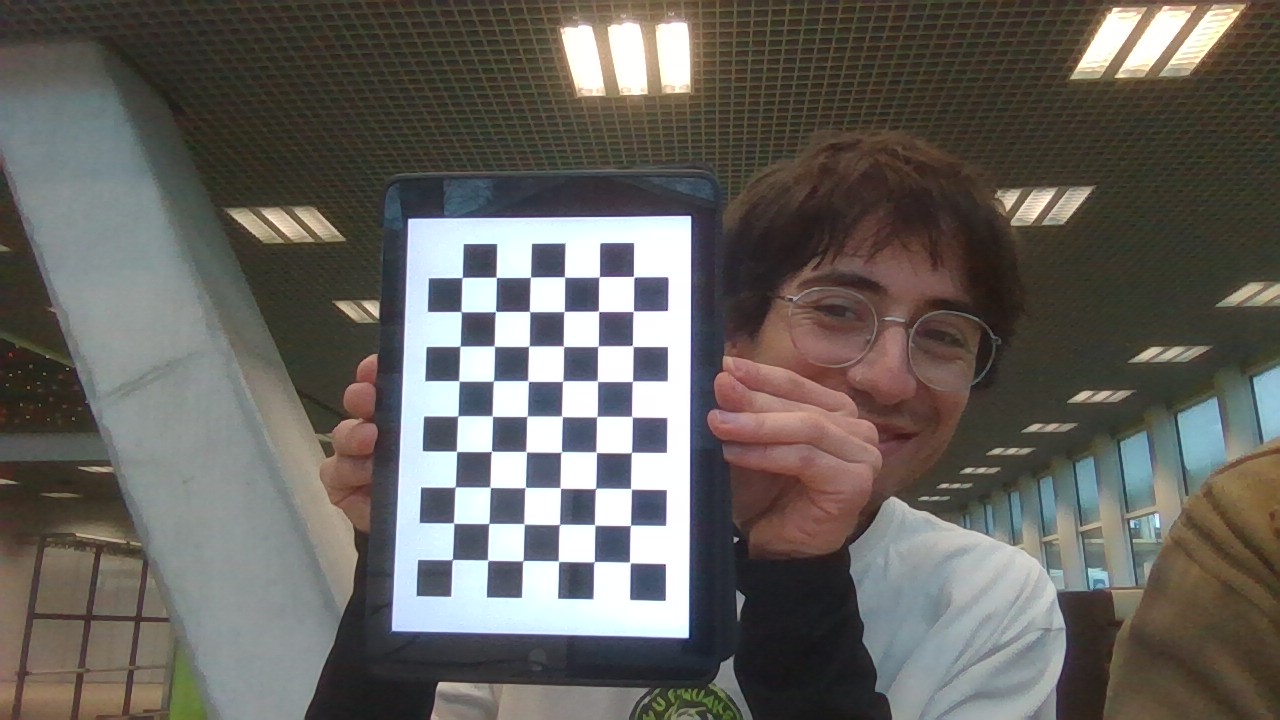
#> input picture images/WIN_20260211_15_52_57_Pro.jpg, 1280 x 720 px; its folder holds 5 pictures in this run
$ python corners.py
#> lines starting #> are read from the running program, lines starting #| are printed output that depends on the picture; after the words box and inside, x2 and y2 are one past the last pixel; in counts of white or black regions, pixels touching at a corner belong together
#length is 1.7cm
#9x6 is internal corners
import numpy as np
import cv2 as cv
import glob

# [72 lines left out: functions get_four_corners_manually, interpolate_chessboard_corners, interpolate_chessboard_corners_new, not called in this run]

def run_calibration(_objpoints, _imgpoints):
    """
    Solves for K, dist, R, t using the provided images.
    """

    # Flags:
    # CALIB_FIX_ASPECT_RATIO for fx != fy and CALIB_FIX_PRINCIPAL_POINT to enforce center
    ret, mtx, dist, rvecs, tvecs = cv.calibrateCamera(
        _objpoints,
        _imgpoints,
        gray.shape[::-1], # Image Size (width, height)
        None,
        None,
        flags=0 # Ensure fx != fy AND camera center to be estimated
    )

    return ret, mtx, dist, rvecs, tvecs

# 3D World Points (X_world) #
# define the board coordinates in the 3D world with z=0
# i.e., the points are (0,0,0), (1.7,0,0), (3.4,0,0), etc.
square_size = 0.017 # 1.7 cm in meters
objp = np.zeros((6*9,3), np.float32)
objp[:,:2] = np.mgrid[0:9,0:6].T.reshape(-1,2)
objp *= square_size

# Arrays to store object points and image points from all the images for runs 1-3.
auto_objpoints = [] # 3D points for auto-detected images
auto_imgpoints = [] # 2D points for auto-detected images
manual_objpoints = [] # 3D points for manually clicked images
manual_imgpoints = [] # 2D points for manually clicked images

images = glob.glob('images/*.jpg')
# termination criteria
criteria = (cv.TERM_CRITERIA_EPS + cv.TERM_CRITERIA_MAX_ITER, 30, 0.001)

for fname in images:
    img = cv.imread(fname)
#> img is the input picture: shape (720, 1280, 3); mean B, G, R 94.6, 99.3, 102.4
    gray = cv.cvtColor(img, cv.COLOR_BGR2GRAY)
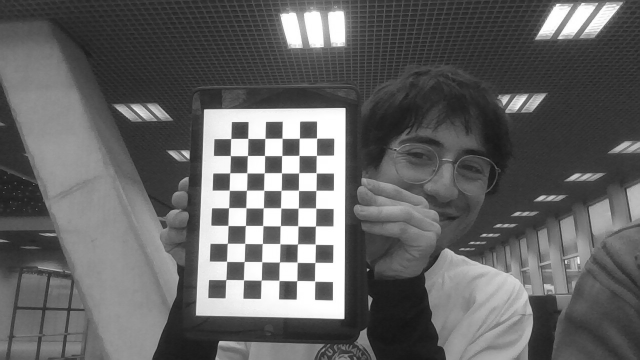
#> gray: shape (720, 1280) (shown at 1/2 size); min 12, max 255, mean 99.7

    # Find the chess board corners
    ret, corners = cv.findChessboardCorners(gray, (9,6), None)
#> ret = True; corners = 54 rows, first 8: [452.3, 559.6], [453.4, 522.7], [455.2, 486.8], [456.5, 451.4], [457.9, 415.8], [459, 380.9], [459.9, 346.1], [461.1, 311.4]

    # If found, add object points, image points (after refining them)
    if ret == True:
        auto_objpoints.append(objp)
        corners2 = cv.cornerSubPix(gray,corners, (11,11), (-1,-1), criteria)
#> corners2 = 54 rows, first 8: [452.2, 559.6], [453.6, 523.1], [455.2, 487.1], [456.5, 451.3], [457.7, 415.9], [458.9, 380.8], [460, 346.2], [461.2, 311.6]
        auto_imgpoints.append(corners2)

        # Draw and display the corners
        cv.drawChessboardCorners(img, (9,6), corners2, ret)
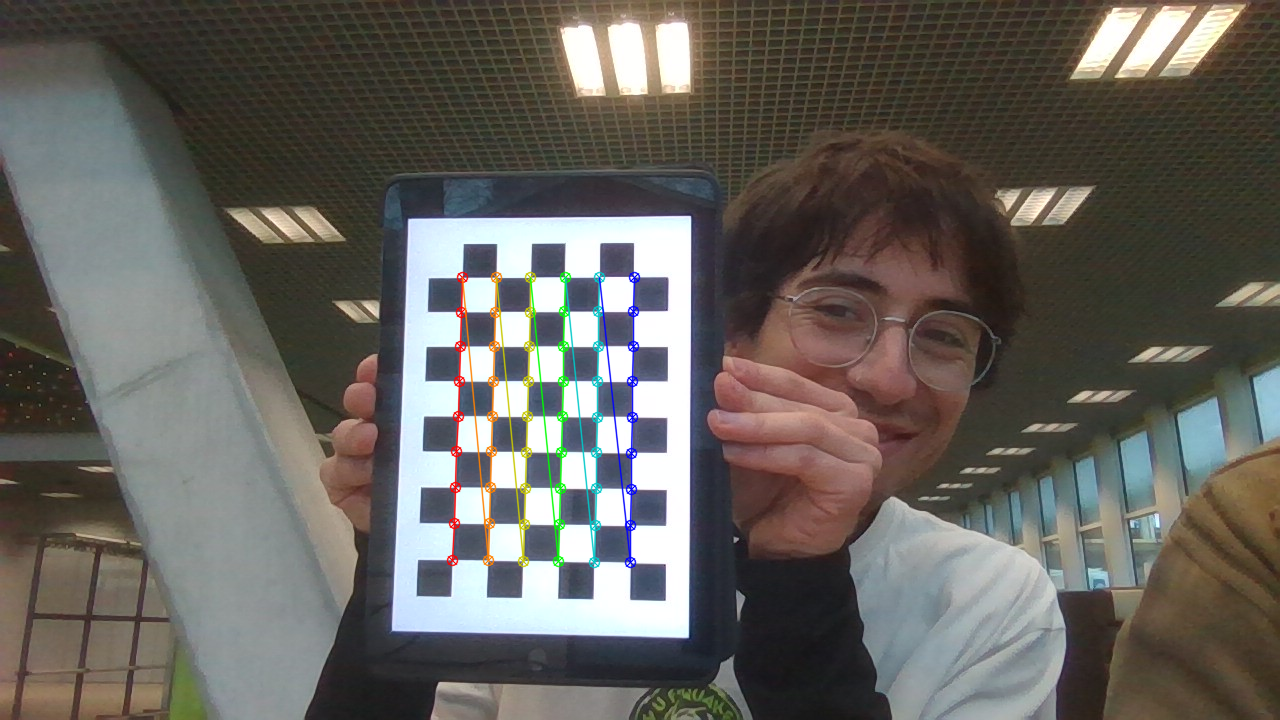
#> img: shape (720, 1280, 3); 1.46% of pixels changed, all inside (x1, y1, x2, y2) = (446, 271, 641, 569)
        cv.circle(img, tuple(corners2[0][0].astype(int)), 10, (0, 255, 0), -1) # Green = Start
#> img: shape (720, 1280, 3); 0.03% of pixels changed, all inside (x1, y1, x2, y2) = (442, 549, 463, 570)
        cv.circle(img, tuple(corners2[-1][0].astype(int)), 10, (0, 0, 255), -1) # Red = End
#> img: shape (720, 1280, 3); mean B, G, R 93.6, 98.9, 101.9
        cv.imshow('img', img)
        cv.waitKey(500)
    else:
        points4 = get_four_corners_manually(img)
        corners = interpolate_chessboard_corners_new(points4)
        corners2 = cv.cornerSubPix(gray,corners, (11,11), (-1,-1), criteria)
        manual_objpoints.append(objp)
        manual_imgpoints.append(corners2)

        cv.drawChessboardCorners(img, (9,6), corners2, ret)
        cv.circle(img, tuple(corners2[0][0].astype(int)), 10, (0, 255, 0), -1) # Green = Start
        cv.circle(img, tuple(corners2[-1][0].astype(int)), 10, (0, 0, 255), -1) # Red = End
        cv.imshow('img', img)
        cv.waitKey(1000)
#> pass 2 of the loop `for fname in images:`:
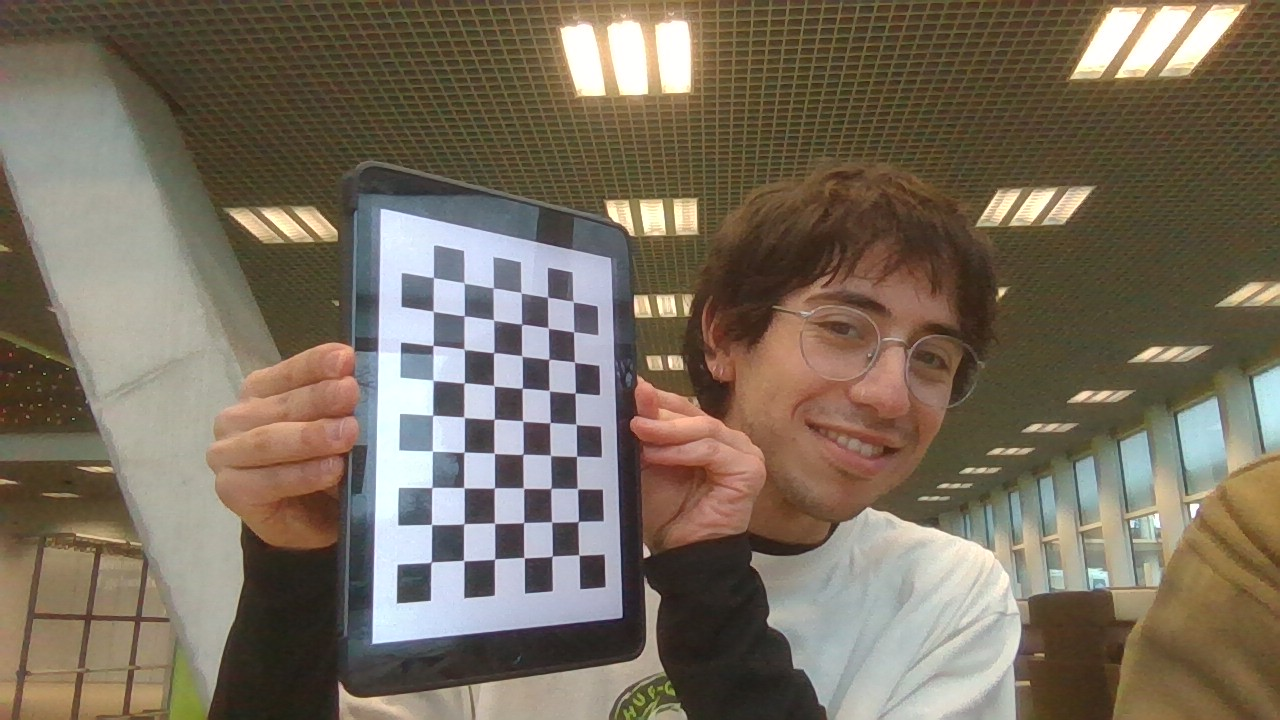
#> input picture images/WIN_20260211_15_52_59_Pro.jpg, 1280 x 720 px
#> img is the input picture: shape (720, 1280, 3); mean B, G, R 93.5, 109.3, 120.5
#> `gray = cv.cvtColor(img, cv.COLOR_BGR2GRAY)`:
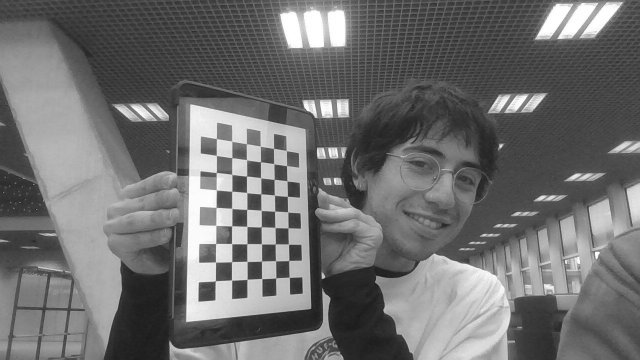
#> gray: shape (720, 1280) (shown at 1/2 size); min 17, max 255, mean 110.8
#> corners = 54 rows, first 8: [431.2, 562], [431.5, 524.4], [431.9, 487.5], [438, 460], [437.7, 407.9], [438.7, 387], [437.4, 340.7], [433, 311.1]
#> corners2 = 54 rows, first 8: [431.1, 562.2], [431.6, 524.5], [431.9, 487.4], [432.4, 451.1], [432.8, 415.1], [433.3, 380.5], [433.2, 345.8], [433.2, 311.3]
#> `cv.drawChessboardCorners(img, (9,6), corners2, ret)`:
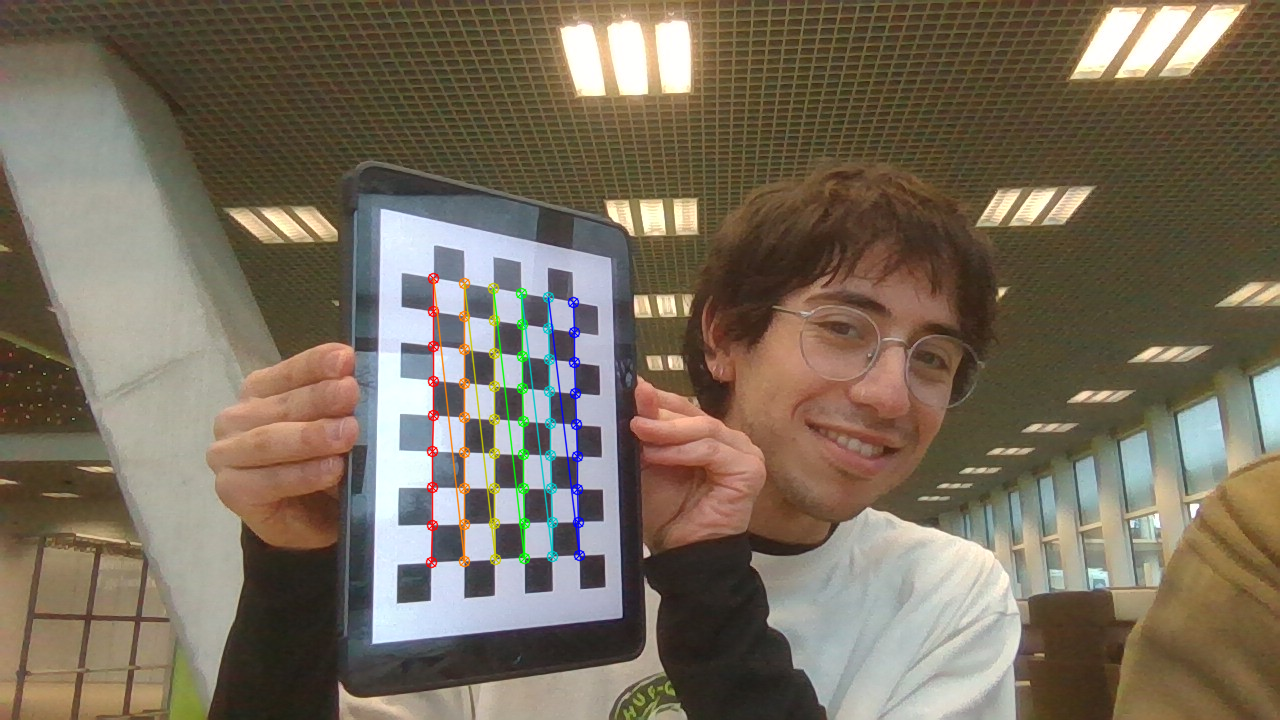
#> img: shape (720, 1280, 3); 1.39% of pixels changed, all inside (x1, y1, x2, y2) = (425, 272, 586, 569)
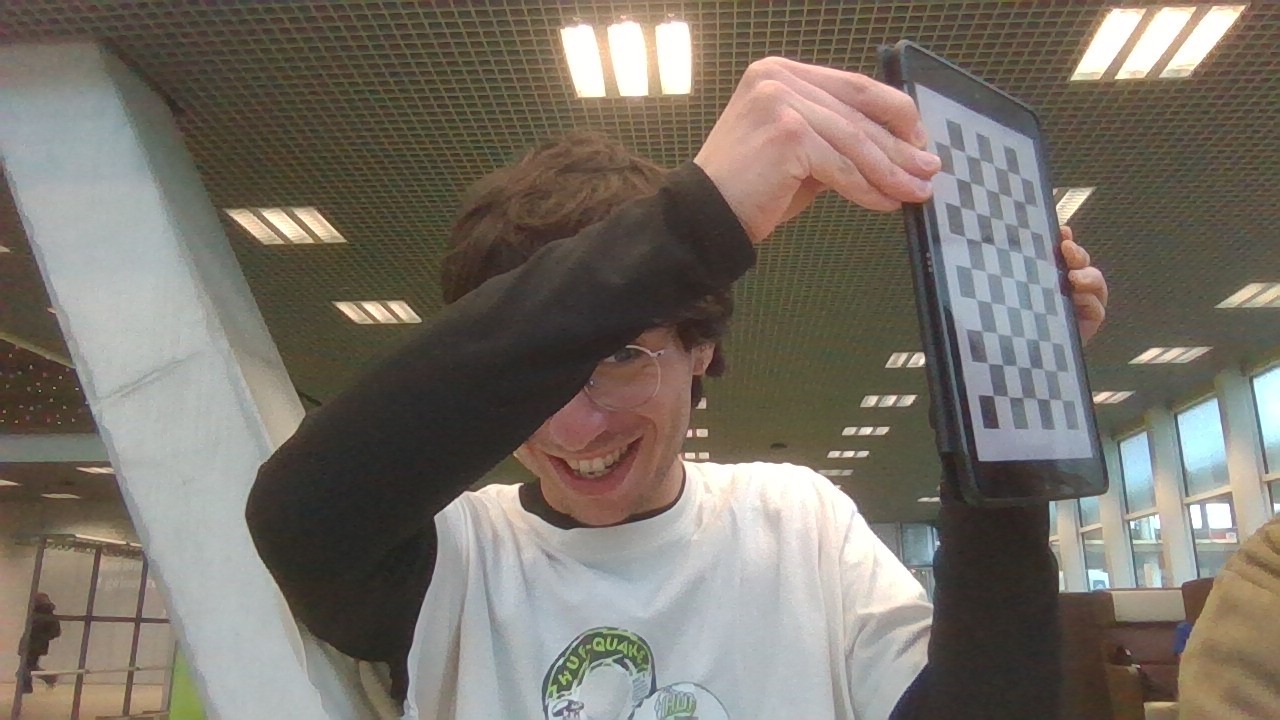
#> input picture images/WIN_20260211_15_55_07_Pro.jpg, 1280 x 720 px, found by its file name
#> in draw_cube_for_run, img is the input picture: shape (720, 1280, 3); mean B, G, R 105.4, 114.5, 121.1

cv.destroyAllWindows()

#bad ones:
"""
images\WIN_20260211_15_53_19_Pro.jpg
images\WIN_20260211_15_53_23_Pro.jpg
images\WIN_20260211_15_53_25_Pro.jpg
images\WIN_20260211_15_53_35_Pro.jpg
images\WIN_20260211_15_54_49_Pro.jpg
images\WIN_20260211_15_54_53_Pro.jpg
images\WIN_20260211_15_54_57_Pro.jpg
"""


# - RUN 1: Use ALL 25 images (Auto + Manual) -
run1_obj = auto_objpoints + manual_objpoints
run1_img = auto_imgpoints + manual_imgpoints

rms1, K1, dist1, rvecs1, tvecs1 = run_calibration(run1_obj, run1_img)
print(f"Run 1 Reprojection Error: {rms1}")
print("K Matrix Run 1:\n", K1)

# - RUN 2: Use 5 Auto + 5 Manual -
# (we take the first 5 from auto, in total we have 7)
run2_obj = auto_objpoints[:5] + manual_objpoints
run2_img = auto_imgpoints[:5] + manual_imgpoints

rms2, K2, dist2, rvecs2, tvecs2 = run_calibration(run2_obj, run2_img)
print(f"Run 2 Reprojection Error: {rms2}")
print("K Matrix Run 2:\n", K2)

# - RUN 3: Use 5 Auto -
run3_obj = auto_objpoints[:5]
run3_img = auto_imgpoints[:5]

rms3, K3, dist3, rvecs3, tvecs3 = run_calibration(run3_obj, run3_img)
print(f"Run 3 Reprojection Error: {rms3}")
print("K Matrix Run 3:\n", K3)


#### - Online Phase - ####

def draw_axes(img, origin_pt_pixel, axis_pts_pixels):
    """
    Draws X (Blue), Y (Green), Z (Red) axes at origin_pt_pixel
    origin_pt: The 2D pixel where (0,0,0) lands.
    axis_pts: Array of 3 2D pixels for the tips of X, Y, Z.
    """
    origin = tuple(origin_pt_pixel.ravel().astype(int))

    # OpenCV uses X = Blue, Y = Green, Z = Red
    # axis_pts[0] = X-tip, axis_pts[1] = Y-tip, axis_pts[2] = Z-tip
    img = cv.line(img, origin, tuple(axis_pts_pixels[0].ravel().astype(int)), (255,0,0), 5) # Blue = X
    img = cv.line(img, origin, tuple(axis_pts_pixels[1].ravel().astype(int)), (0,255,0), 5) # Green = Y
#> img: shape (720, 1280, 3); mean B, G, R 105.4, 114.4, 121
    img = cv.line(img, origin, tuple(axis_pts_pixels[2].ravel().astype(int)), (0,0,255), 5) # Red = Z

    return img

def draw_cube(img, cubpts):
    """
    Draws a cube connecting its 8 points imgpts
    imgpts: Array of 8 2D pixels representing the cube corners.
    """
    cubpts = np.int32(cubpts).reshape(-1, 2)

    # Draw bottom face (first 4 points)
    img = cv.drawContours(img, [cubpts[:4]], -1, (255, 255, 0), 1)
#> img: shape (720, 1280, 3); mean B, G, R 105.3, 114.3, 121

    # Draw top face (last 4 points)
    img = cv.drawContours(img, [cubpts[4:]], -1, (255, 255, 0), 1)
#> img: shape (720, 1280, 3); mean B, G, R 105.4, 114.4, 121

    # Draw lines connecting bottom face to top face
    for i, j in zip(range(4), range(4, 8)):
        img = cv.line(img, tuple(cubpts[i]), tuple(cubpts[j]), (255, 255, 0), 1)
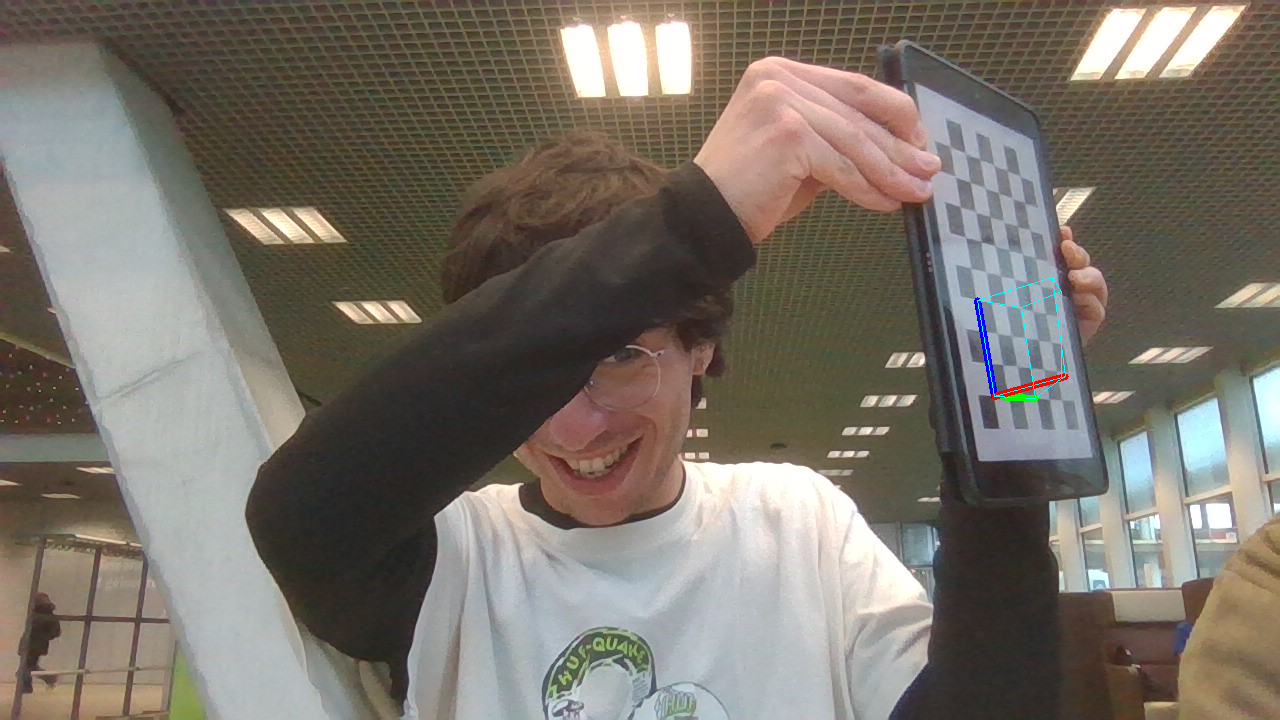
#> img: shape (720, 1280, 3); mean B, G, R 105.4, 114.4, 121

    return img

axis_length = 3 * square_size

# 3D coordinates for the Axes tips: (3*0.017,0,0), (0,3*0.017,0), (0,0,-3*0.017)
# (Z = -3*0.017 to point OUT of the board - i.e., towards camera)
axis_3d = np.float32([
    [axis_length, 0, 0],
    [0, axis_length, 0],
    [0, 0, -axis_length]
]).reshape(-1, 3)

# 3D coordinates for a Cube on origin
# Bottom face (Z=0): (0,0,0), (0,3*0.017,0), (3*0.017,3*0.017,0), (3*0.017,0,0)
# Top face (Z=-3*0.017):   (0,0,-3*0.017), (0,3*0.017,-3*0.017), (3*0.017,3*0.017,-3*0.017), (3*0.017,0,-3*0.017)
cube_3d = np.float32([
    [0, 0, 0], [0, 3*square_size, 0], [3*square_size, 3*square_size, 0], [3*square_size, 0, 0],  # Bottom face
    [0, 0, -3*square_size], [0, 3*square_size, -3*square_size], [3*square_size, 3*square_size, -3*square_size], [3*square_size, 0, -3*square_size] # Top face
])

test_image = 'images\WIN_20260211_15_55_07_Pro.jpg'

def draw_cube_for_run(_win_name, _kmatrix, _dist_coef):
    img = cv.imread(test_image)
    gray = cv.cvtColor(img, cv.COLOR_BGR2GRAY)

    ret, corners = cv.findChessboardCorners(gray, (9,6), None)

    if ret == True:
        corners2 = cv.cornerSubPix(gray, corners, (11,11), (-1, -1), criteria)

        # Calculate Rotation (rvec) and Translation (tvec)
        # i.e., calculate where the camera is relative to the board
        _, rvec, tvec = cv.solvePnP(objp, corners2, _kmatrix, _dist_coef)

        # Convert 3D points to 2D pixels

        ## Convert the Axes points
        axis_2d, _ = cv.projectPoints(axis_3d, rvec, tvec, _kmatrix, _dist_coef)
        ## Convert the Axis origin
        origin_2d, _ = cv.projectPoints(np.float32([[0,0,0]]), rvec, tvec, _kmatrix, _dist_coef)

        ## Convert the Cube points
        cube_2d, _ = cv.projectPoints(cube_3d, rvec, tvec, _kmatrix, _dist_coef)

        # Draw
        img = draw_axes(img, origin_2d, axis_2d)
        img = draw_cube(img, cube_2d)

        cv.imshow(_win_name, img)
        cv.waitKey(0)

draw_cube_for_run('Run 1', K1, dist1)
draw_cube_for_run('Run 2', K2, dist2)
draw_cube_for_run('Run 3', K2, dist2)
